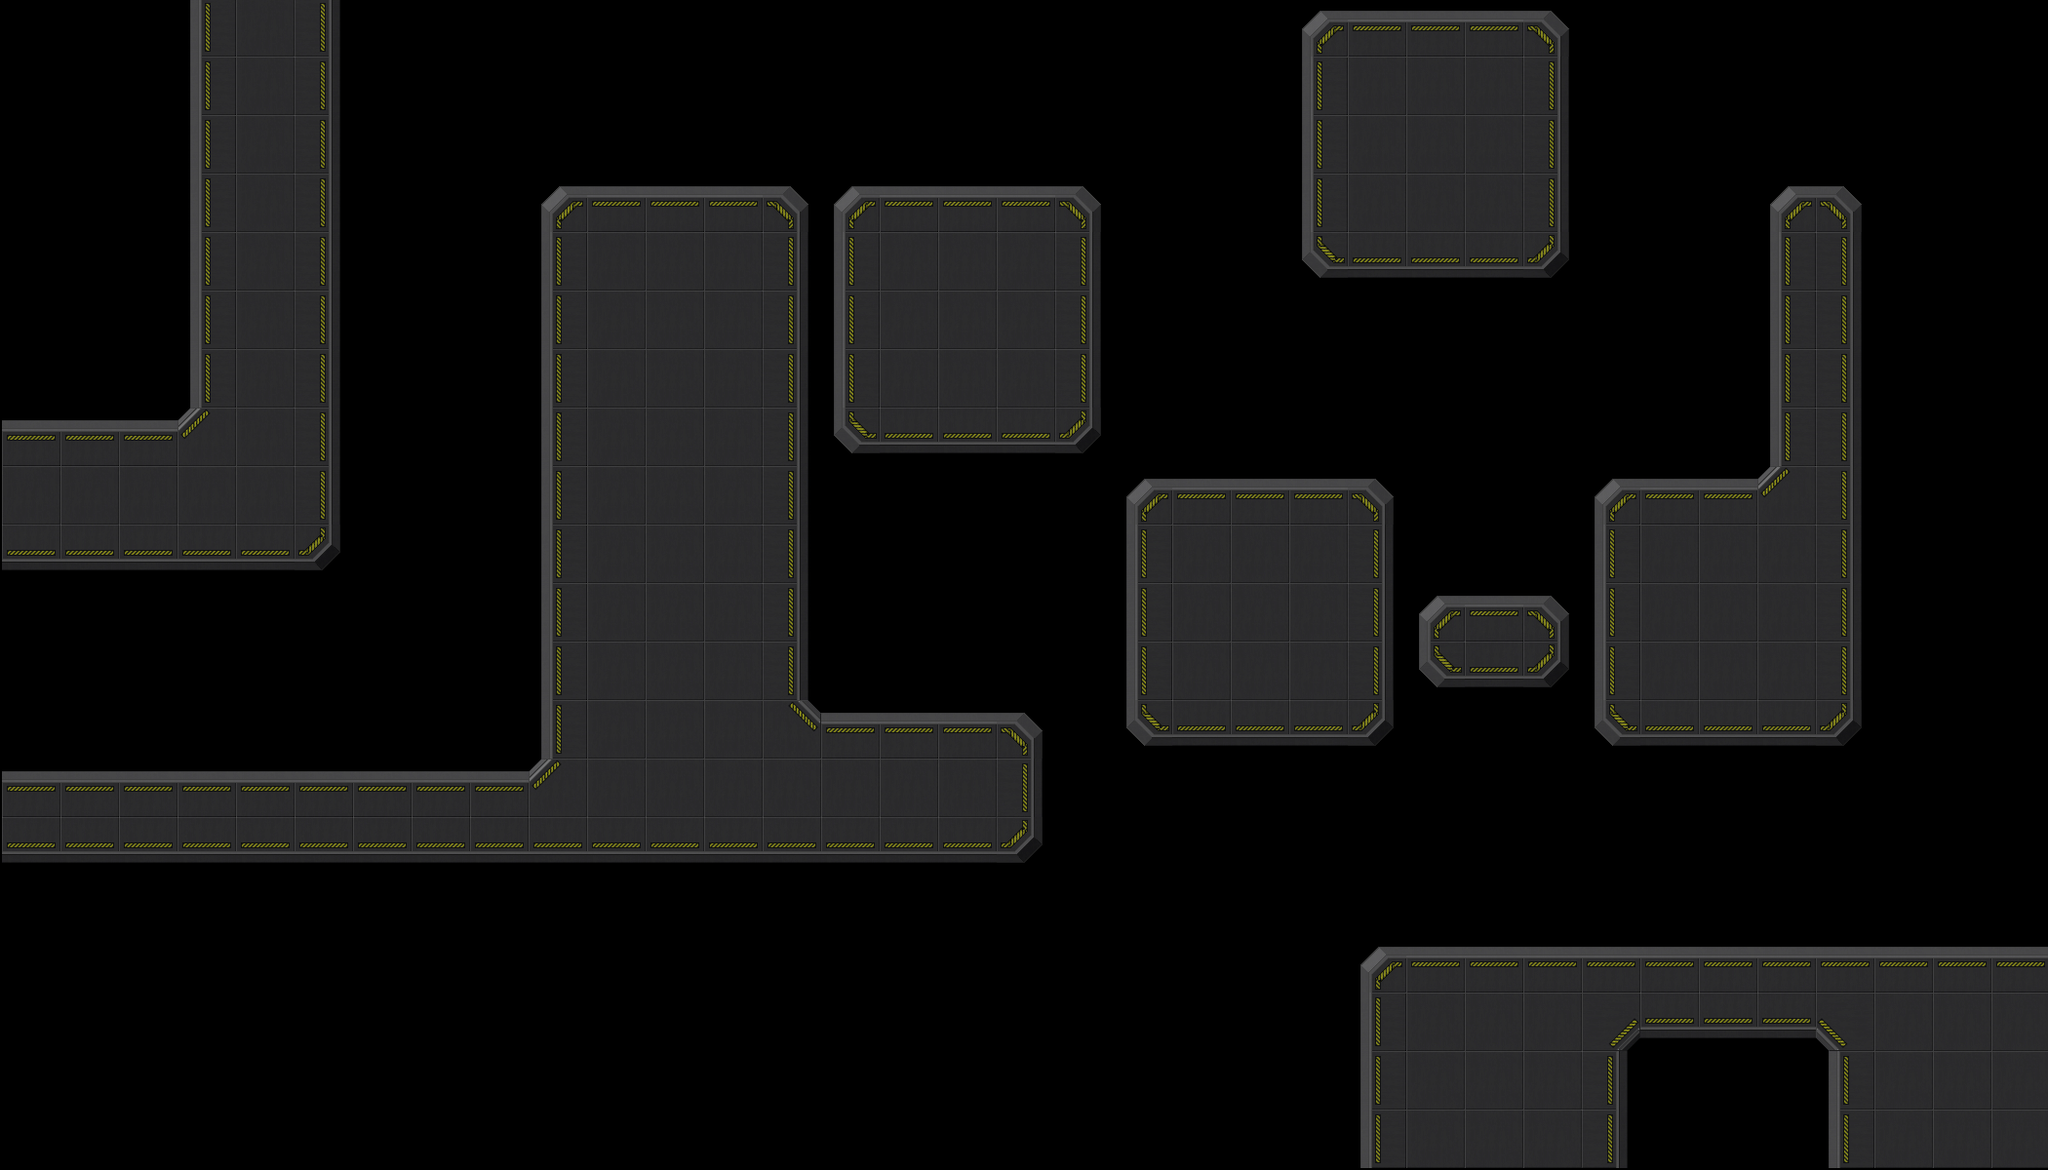

Tiled map render using the project's own tile images. Description and the whole map definition, tile-layer contents included, below:
An orthogonal 35x20 tile map with 60x60 px tiles, 1 tile layer (Platform) and 2 objects (Base, Path).

<map version="1.0" orientation="orthogonal" renderorder="right-down" width="35" height="20" tilewidth="60" tileheight="60" nextobjectid="20">
 <tileset firstgid="1" name="Set-1" tilewidth="64" tileheight="64" tilecount="32" columns="8">
  <image source="Set-1.png" width="512" height="256" />
  <tile id="0">
   <properties>
    <property name="Type" type="int" value="2" />
   </properties>
  </tile>
  <tile id="1">
   <properties>
    <property name="Type" type="int" value="1" />
   </properties>
  </tile>
  <tile id="2">
   <properties>
    <property name="Type" type="int" value="1" />
   </properties>
  </tile>
  <tile id="3">
   <properties>
    <property name="Type" type="int" value="1" />
   </properties>
  </tile>
  <tile id="4">
   <properties>
    <property name="Type" type="int" value="1" />
   </properties>
  </tile>
  <tile id="5">
   <properties>
    <property name="Type" type="int" value="1" />
   </properties>
  </tile>
  <tile id="6">
   <properties>
    <property name="Type" type="int" value="1" />
   </properties>
  </tile>
  <tile id="7">
   <properties>
    <property name="Type" type="int" value="1" />
   </properties>
  </tile>
  <tile id="8">
   <properties>
    <property name="Type" type="int" value="1" />
   </properties>
  </tile>
  <tile id="9">
   <properties>
    <property name="Type" type="int" value="1" />
   </properties>
  </tile>
  <tile id="10">
   <properties>
    <property name="Type" type="int" value="1" />
   </properties>
  </tile>
  <tile id="11">
   <properties>
    <property name="Type" type="int" value="1" />
   </properties>
  </tile>
  <tile id="12">
   <properties>
    <property name="Type" type="int" value="1" />
   </properties>
  </tile>
  <tile id="13">
   <properties>
    <property name="Type" type="int" value="1" />
   </properties>
  </tile>
  <tile id="14">
   <properties>
    <property name="Type" type="int" value="1" />
   </properties>
  </tile>
  <tile id="15">
   <properties>
    <property name="Type" type="int" value="1" />
   </properties>
  </tile>
  <tile id="16">
   <properties>
    <property name="Type" type="int" value="1" />
   </properties>
  </tile>
  <tile id="17">
   <properties>
    <property name="Type" type="int" value="1" />
   </properties>
  </tile>
  <tile id="18">
   <properties>
    <property name="Type" type="int" value="1" />
   </properties>
  </tile>
  <tile id="19">
   <properties>
    <property name="Type" type="int" value="1" />
   </properties>
  </tile>
  <tile id="20">
   <properties>
    <property name="Type" type="int" value="1" />
   </properties>
  </tile>
  <tile id="21">
   <properties>
    <property name="Type" type="int" value="1" />
   </properties>
  </tile>
  <tile id="22">
   <properties>
    <property name="Type" type="int" value="1" />
   </properties>
  </tile>
  <tile id="23">
   <properties>
    <property name="Type" type="int" value="1" />
   </properties>
  </tile>
  <tile id="24">
   <properties>
    <property name="Type" type="int" value="1" />
   </properties>
  </tile>
  <tile id="25">
   <properties>
    <property name="Type" type="int" value="1" />
   </properties>
  </tile>
  <tile id="26">
   <properties>
    <property name="Type" type="int" value="1" />
   </properties>
  </tile>
  <tile id="27">
   <properties>
    <property name="Type" type="int" value="1" />
   </properties>
  </tile>
  <tile id="28">
   <properties>
    <property name="Type" type="int" value="1" />
   </properties>
  </tile>
  <tile id="29">
   <properties>
    <property name="Type" type="int" value="1" />
   </properties>
  </tile>
  <tile id="30">
   <properties>
    <property name="Type" type="int" value="1" />
   </properties>
  </tile>
  <tile id="31">
   <properties>
    <property name="Type" type="int" value="1" />
   </properties>
  </tile>
 </tileset>
 <layer name="Platform" width="35" height="20">
  <data encoding="csv">
0,0,0,7,1,9,0,0,0,0,0,0,0,0,0,0,0,0,0,0,0,0,2,6,6,6,4,0,0,0,0,0,0,0,0,
0,0,0,7,1,9,0,0,0,0,0,0,0,0,0,0,0,0,0,0,0,0,7,1,1,1,9,0,0,0,0,0,0,0,0,
0,0,0,7,1,9,0,0,0,0,0,0,0,0,0,0,0,0,0,0,0,0,7,1,1,1,9,0,0,0,0,0,0,0,0,
0,0,0,7,1,9,0,0,0,2,6,6,6,4,2,6,6,6,4,0,0,0,7,1,1,1,9,0,0,0,2,4,0,0,0,
0,0,0,7,1,9,0,0,0,7,1,1,1,9,7,1,1,1,9,0,0,0,3,8,8,8,5,0,0,0,7,9,0,0,0,
0,0,0,7,1,9,0,0,0,7,1,1,1,9,7,1,1,1,9,0,0,0,0,0,0,0,0,0,0,0,7,9,0,0,0,
0,0,0,7,1,9,0,0,0,7,1,1,1,9,7,1,1,1,9,0,0,0,0,0,0,0,0,0,0,0,7,9,0,0,0,
6,6,6,10,1,9,0,0,0,7,1,1,1,9,3,8,8,8,5,0,0,0,0,0,0,0,0,0,0,0,7,9,0,0,0,
1,1,1,1,1,9,0,0,0,7,1,1,1,9,0,0,0,0,0,2,6,6,6,4,0,0,0,2,6,6,10,9,0,0,0,
8,8,8,8,8,5,0,0,0,7,1,1,1,9,0,0,0,0,0,7,1,1,1,9,0,0,0,7,1,1,1,9,0,0,0,
0,0,0,0,0,0,0,0,0,7,1,1,1,9,0,0,0,0,0,7,1,1,1,9,2,6,4,7,1,1,1,9,0,0,0,
0,0,0,0,0,0,0,0,0,7,1,1,1,9,0,0,0,0,0,7,1,1,1,9,3,8,5,7,1,1,1,9,0,0,0,
0,0,0,0,0,0,0,0,0,7,1,1,1,12,6,6,6,4,0,3,8,8,8,5,0,0,0,3,8,8,8,5,0,0,0,
6,6,6,6,6,6,6,6,6,10,1,1,1,1,1,1,1,9,0,0,0,0,0,0,0,0,0,0,0,0,0,0,0,0,0,
8,8,8,8,8,8,8,8,8,8,8,8,8,8,8,8,8,5,0,0,0,0,0,0,0,0,0,0,0,0,0,0,0,0,0,
0,0,0,0,0,0,0,0,0,0,0,0,0,0,0,0,0,0,0,0,0,0,0,0,0,0,0,0,0,0,0,0,0,0,0,
0,0,0,0,0,0,0,0,0,0,0,0,0,0,0,0,0,0,0,0,0,0,0,2,6,6,6,6,6,6,6,6,6,6,6,
0,0,0,0,0,0,0,0,0,0,0,0,0,0,0,0,0,0,0,0,0,0,0,7,1,1,1,13,8,8,8,11,1,1,1,
0,0,0,0,0,0,0,0,0,0,0,0,0,0,0,0,0,0,0,0,0,0,0,7,1,1,1,9,0,0,0,7,1,1,1,
0,0,0,0,0,0,0,0,0,0,0,0,0,0,0,0,0,0,0,0,0,0,0,7,1,1,1,9,0,0,0,7,1,1,1
</data>
 </layer>
 <objectgroup name="GameObjects">
  <object id="1" name="Base" x="62.667" y="962" width="180" height="180" />
  <object id="18" name="Path" x="-52" y="686">
   <polyline points="0,0 498,-2 504,-602 1284,-600 1280,-292 1766,-296 1762,-596 2062,-600 2062,180 1398,182 1164,362" />
  </object>
 </objectgroup>
</map>